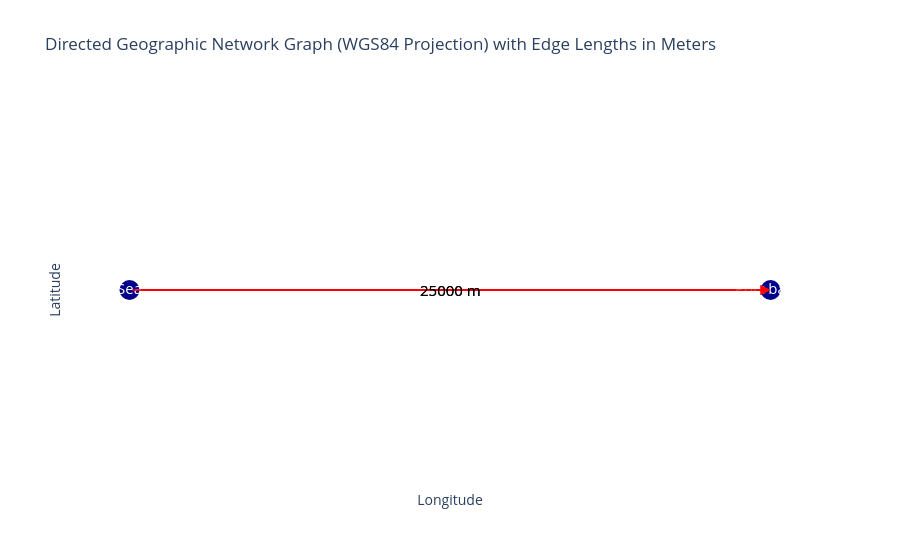

Source (notebook cell):
### Code cell
plot_graph(graph)

### Figure 1 — Plotly figure (JSON) as saved in the notebook; plotly's stock layout.template omitted (floating-point values rounded to 4 significant figures)
{"data": [{"hoverinfo": "none", "line": {"color": "red", "width": 2}, "mode": "lines", "type": "scatter", "x": [0, 0.2246], "y": [0, 0]}, {"hoverinfo": "none", "line": {"color": "red", "width": 2}, "mode": "lines", "type": "scatter", "x": [0, 0.2246], "y": [0, 0]}, {"hoverinfo": "text", "marker": {"color": "darkblue", "size": 20}, "mode": "markers+text", "text": ["Sea", "Port basin"], "textfont": {"color": "white", "size": 15}, "textposition": "middle center", "type": "scatter", "x": [0, 0.2246], "y": [0, 0]}], "layout": {"annotations": [{"arrowcolor": "red", "arrowhead": 2, "arrowsize": 2, "arrowwidth": 1, "ax": 0, "axref": "x", "ay": 0, "ayref": "y", "showarrow": true, "x": 0.2246, "xref": "x", "y": 0, "yref": "y"}, {"arrowcolor": "red", "arrowhead": 2, "arrowsize": 2, "arrowwidth": 1, "ax": 0, "axref": "x", "ay": 0, "ayref": "y", "showarrow": true, "x": 0.2246, "xref": "x", "y": 0, "yref": "y"}, {"font": {"color": "black", "size": 15}, "showarrow": false, "text": "25000 m", "x": 0.1123, "y": 0}, {"font": {"color": "black", "size": 15}, "showarrow": false, "text": "25000 m", "x": 0.1123, "y": 0}], "plot_bgcolor": "white", "showlegend": false, "title": {"text": "Directed Geographic Network Graph (WGS84 Projection) with Edge Lengths in Meters"}, "xaxis": {"showgrid": false, "showticklabels": false, "title": {"text": "Longitude"}, "zeroline": false}, "yaxis": {"showgrid": false, "showticklabels": false, "title": {"text": "Latitude"}, "zeroline": false}}}
